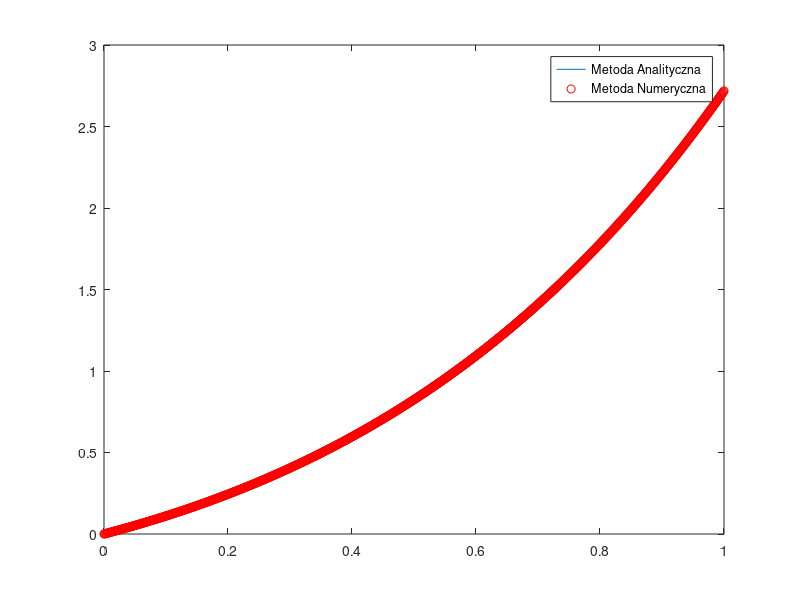

Write MATLAB code to recreate this figure.
clear, clc;
%dane wej�ciowe
f = @(x) exp(x) .* (-x .^2 + x + 2);
g = @(x) x .* exp(x);
a = 0;
b = 1;
ax = @(x) 1;
bx = @(x) -x;
cx = @(x) 1;
ua = 0;
ubf = 2 * exp(1);
c = b-a;
n = 1000;
h = c/(n+1)
x = linspace((a+h),(b-h),n);
%obliczenia
a1 = [(-2 * ax(x) + cx(x) * h^2).* diag(eye(n)); -1];
A1 = diag(a1);
a2 = (ax(x) +1/2 * bx(x) * h)' .* diag(eye(n));
A2 = diag(a2, 1);
a3 = [(ax(x(2:n)) -1/2 * bx(x(2:n)) * h)' .* diag(eye(n-1)); 1];
A3 = diag(a3, -1);

A = A1  + A2 + A3;

F = h^2 * f(x);
F(1) = F(1) - ua;
F = [F 1/2 * h^2*f(b) - h * ubf];
U = linsolve(A,F');
U = [ua U'];
X = [a x b];
%wykres
plot(X, U, X, g(X), 'ro');
legend('Metoda Analityczna','Metoda Numeryczna');
%error
E = max(abs(g(X) - U))